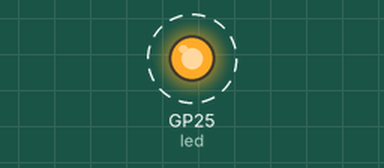
Bench run of a program on a simulated Raspberry Pi Pico running MicroPython. Parts: output pins drawn as LEDs (lit = HIGH). Dashed ring = blinking.

Above: at 0.2 s.
Timing chart, 0 to 3.0 s (numbered marks = the images above):
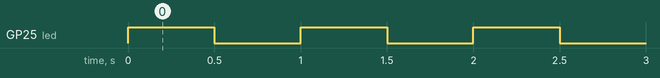

The program:

01_interne_led_blinken.py
```python
"""
Lektion 1.1: Interne LED blinken lassen

LERNZIELE:
- Einen GPIO-Pin als Ausgang setzen
- Eine Endlosschleife verwenden (while True)
- Warten mit sleep()

PYTHON-KONZEPTE:
- import: andere Module laden
- Pin(nummer, richtung): GPIO konfigurieren
- while True: wiederhole für immer

HARDWARE:
- Nur der Raspberry Pi Pico H, kein Breadboard nötig.
- Die interne LED hängt an GPIO 25.
"""

from machine import Pin
from utime import sleep

# GPIO 25 = interne LED auf dem Pico H
led = Pin(25, Pin.OUT)

while True:
    led.value(1)   # LED an  (HIGH = 3,3 V)
    sleep(0.5)     # warte 0,5 Sekunden
    led.value(0)   # LED aus (LOW  = 0 V)
    sleep(0.5)


# ============================================================
# AUFGABEN ZUM AUSPROBIEREN
# ============================================================
# 1. Lass die LED schneller blinken (kleinere Zahl bei sleep).
#
# 2. Lass die LED langsamer blinken (größere Zahl bei sleep).
#
# 3. VORHERSAGE: Was passiert, wenn du sleep(0) schreibst?
#    Testet es – könnt ihr das Licht noch flackern sehen?
#
# 4. Ersetze `led.value(1)` durch `led.on()` und `led.value(0)`
#    durch `led.off()`. Funktioniert das Programm genauso?
# ============================================================
```

Measured:
- by itself, GP25 (led): alternates HIGH for 0.50 s and LOW for 0.50 s
